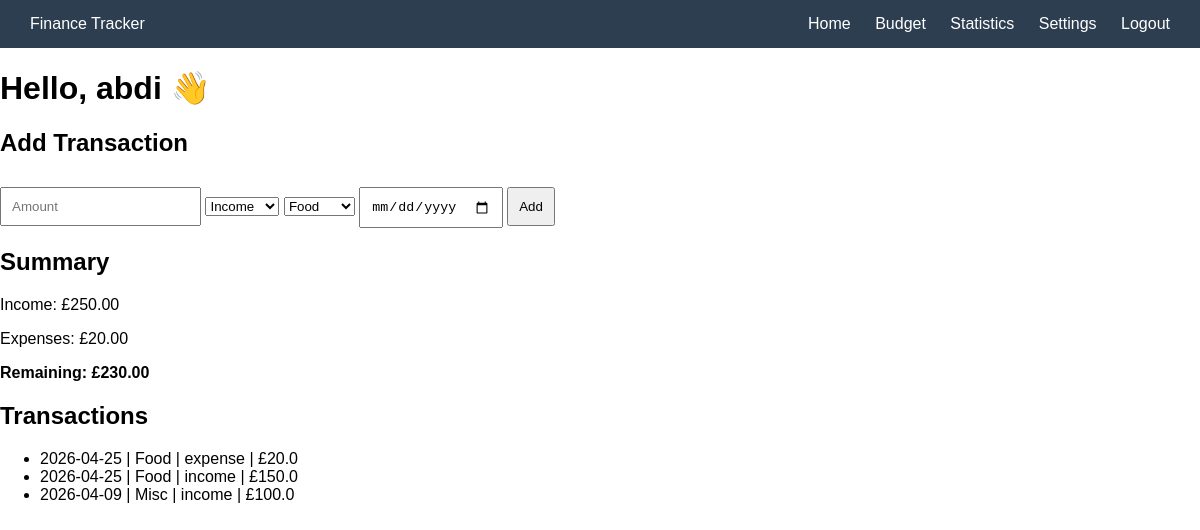
Page /home (signed in) on the committed database.
### tables this page shows
CREATE TABLE transactions (
        id INTEGER PRIMARY KEY AUTOINCREMENT,
        amount REAL,
        category TEXT,
        type TEXT,
        date TEXT,
        user_id INTEGER
    );

### app.py (the view)
@app.route("/home")
def home():
    if "user_id" not in session:
        return redirect("/")
    conn = get_db()
    cur = conn.cursor()
    cur.execute(
        "SELECT * FROM transactions WHERE user_id=? ORDER BY date DESC",
        (session["user_id"],)
    )
    transactions = cur.fetchall()
    income = sum(t[1] for t in transactions if t[3] == "income")
    expenses = sum(t[1] for t in transactions if t[3] == "expense")
    remaining = income - expenses
    conn.close()
    return render_template(
        "index.html",
        username=session["username"],
        transactions=transactions,
        income=income,
        expenses=expenses,
        remaining=remaining
    )

### app.py (called while the page is built)
def get_db():
    os.makedirs("database", exist_ok=True)
    return sqlite3.connect(DB)

### templates/index.html (shortened to what this page needs)
<!DOCTYPE html>
<html>
<head>
    <head>
    <link rel="stylesheet" href="/static/style.css">
</head>
<body>
<div class="navbar">
    <div>Finance Tracker</div>
    <div>
        <a href="/home">Home</a>
        <a href="/budget">Budget</a>
        <a href="/statistics">Statistics</a>
        <a href="/settings">Settings</a>
        <a href="/logout">Logout</a>
    </div>
</div>
<h1>Hello, {{ username }} 👋</h1>
<h2>Add Transaction</h2>
<form method="POST" action="/add">
    <input type="number" step="0.01" name="amount" placeholder="Amount" required>
    <select name="type">
        <option value="income">Income</option>
    </select>
    <select name="category">
        <option>Food</option>
    </select>
    <input type="date" name="date" required>
    <button type="submit">Add</button>
</form>
<h2>Summary</h2>
<p>Income: £{{ "%.2f"|format(income) }}</p>
<p>Expenses: £{{ "%.2f"|format(expenses) }}</p>
<p><strong>Remaining: £{{ "%.2f"|format(remaining) }}</strong></p>
<h2>Transactions</h2>
<ul>
{% for t in transactions %}
    <li>{{ t[4] }} | {{ t[2] }} | {{ t[3] }} | £{{ t[1] }}</li>
{% endfor %}
</ul>
</body>
</html>

### static/style.css (style rules this page uses)
body { font-family: Arial, sans-serif; margin: 0; }
.navbar { background-color: #2c3e50; padding: 15px 30px; color: white; display: flex; justify-content: space-between; }
.navbar a { color: white; text-decoration: none; margin-left: 20px; }
input, button { padding: 10px; margin-top: 10px; }

### rows in the picture
transactions: date "2026-04-25", category "Food", type "expense", amount "20.0"
transactions: date "2026-04-25", category "Food", type "income", amount "150.0"
transactions: date "2026-04-09", category "Misc", type "income", amount "100.0"

### other values in the picture
{{ username }} "abdi"
{{ "%.2f"|format(income) }} "250.00"
{{ "%.2f"|format(expenses) }} "20.00"
{{ "%.2f"|format(remaining) }} "230.00"
